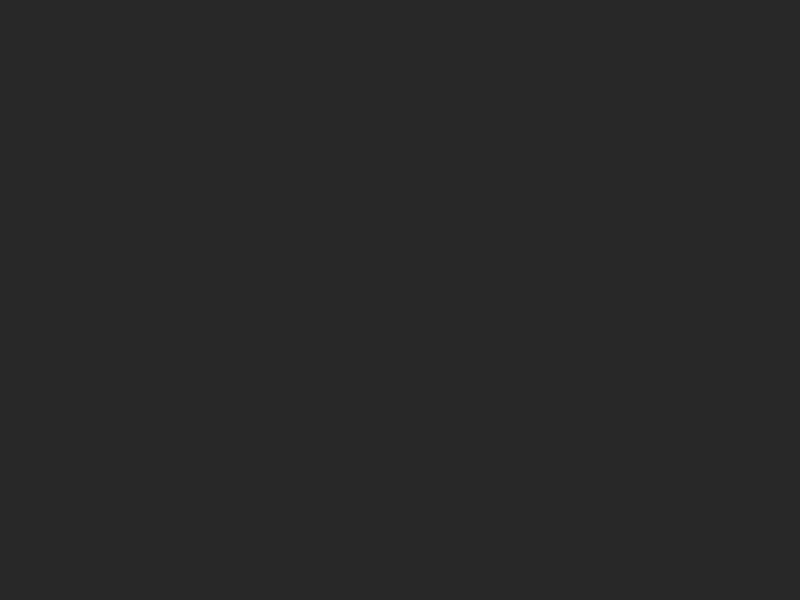
Frame 1 (no input)
Frame 60 (the mouse pressed at the canvas centre just before this capture): identical to frame 1, image omitted
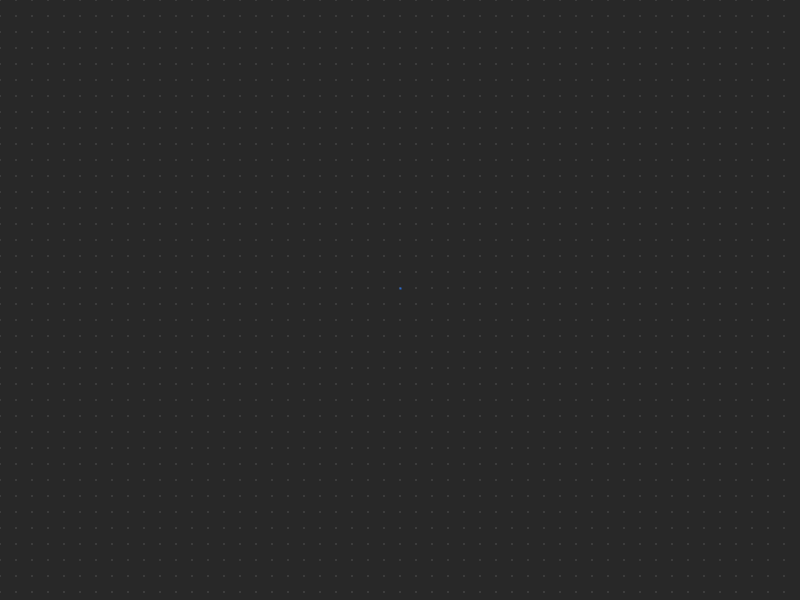
Frame 120 (the mouse held since frame 60 and released just before this capture)

The Processing sketch that drew these frames (run headless with seeded random() and noise(); from frame 60 on, the mouse is pressed at the canvas centre):

// Processing sketch: construc
// ── construc.pde
//ArrayList<Wall> walls; 
ArrayList<Room> rooms;
int sizeTile = 16;

Room editingRoom = null;

void setup() {
  size(800, 600);
  rooms = new ArrayList<Room>();
}

void draw() {
  background(40);
  noStroke();
  fill(60);
  rectMode(CENTER);
  for (int j = 0; j < height; j+=sizeTile) {
    for (int i = 0; i < width; i+=sizeTile) {
      rect(i, j, 2, 2);
    }
  }
  if (editingRoom != null) {
    editingRoom.x1 = mouseX-(mouseX%sizeTile);
    editingRoom.y1 = mouseY-(mouseY%sizeTile);
  }
  for (int i = 0; i < rooms.size (); i++) {
    Room r = rooms.get(i);
    r.update();
  }
}

void mousePressed() {
  if (editingRoom == null) {
    editingRoom = new Room();
    rooms.add(editingRoom);
  }
}

void mouseReleased() {
  editingRoom = null;
}

class Room {
  float x0, y0, x1, y1; 
  Room() {
    x0 = x1 = mouseX-(mouseX%sizeTile); 
    y0 = y1 = mouseY-(mouseY%sizeTile);
  }
  Room(float x0, float y0, float x1, float y1) {
    this.x0 = x0; 
    this.y0 = y0;
    this.x1 = x1; 
    this.y1 = y1;
  }
  void update() {
    show();
  }
  void show() {
    strokeWeight(2); 
    stroke(#2775F0, 200);
    fill(#3049D1, 80);
    rectMode(CORNERS);
    rect(x0, y0, x1, y1);
  }
}
